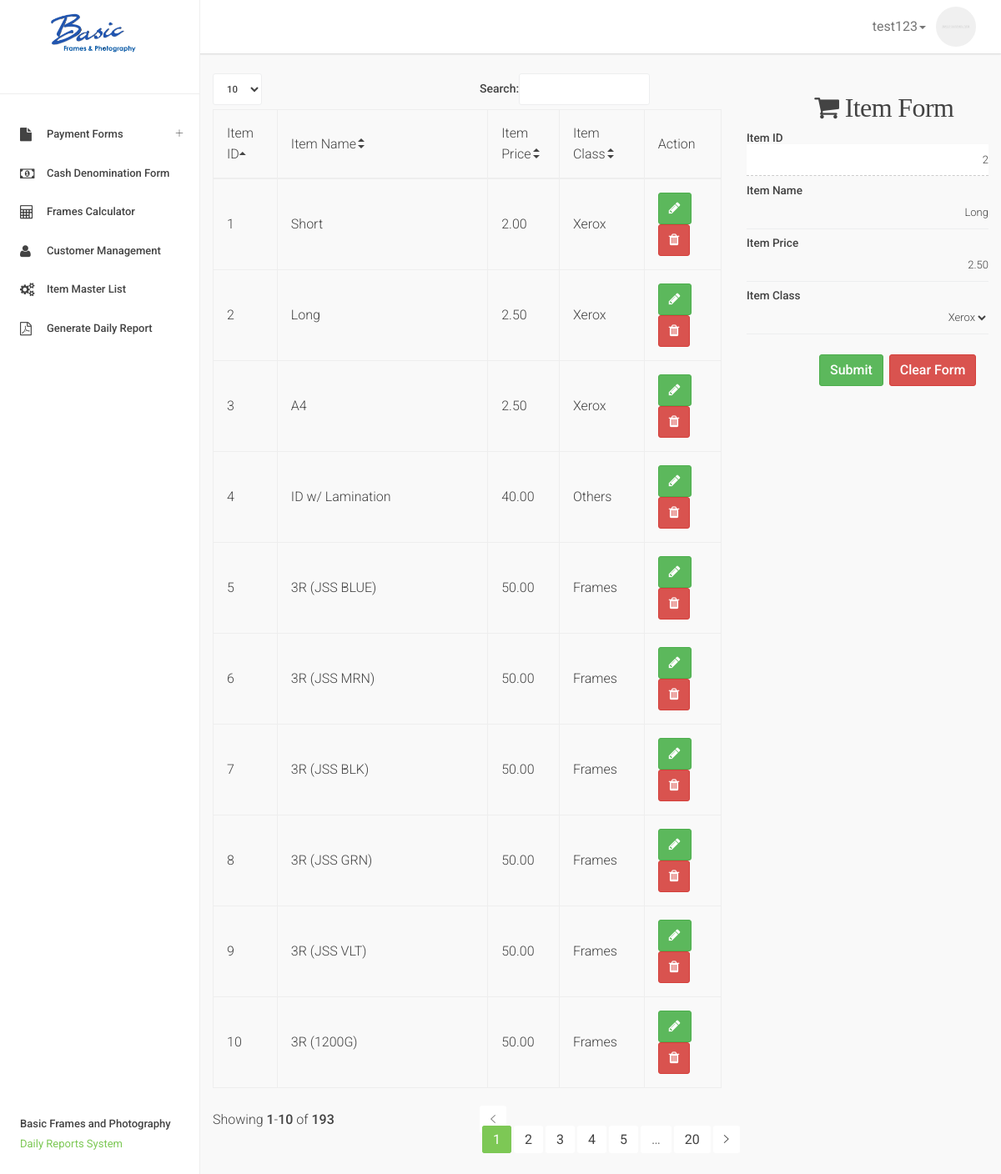
The app's page /item_master_list.php?edit_id=2 (signed in) with its own data.
### tables this page shows
CREATE TABLE `item_master_list` (
  `id` int(50) NOT NULL AUTO_INCREMENT,
  `item_name` varchar(50) DEFAULT NULL,
  `price` varchar(50) DEFAULT NULL,
  `item_class` varchar(50) DEFAULT NULL,
  PRIMARY KEY (`id`)
);

### functions/retrieve_item_master_list_table.php (the view, shortened to what this page needs)
<?php
include('connection.php');
$sql = "SELECT * FROM item_master_list";
$result = $conn->query($sql);
	if ($result->num_rows > 0) {
	  while($row = $result->fetch_assoc()) {
	  	if($row['price'] != ""){
	  		$color = "";
	  	}else{
	  		$color = "red";
	  	}
	  	echo "<tr style='color:".$color.";'>";
	  	echo "<td>".$row['id']."</td>";
	  	echo "<td>".$row['item_name']."</td>";
	  	echo "<td>".$row['price']."</td>";
	  	echo "<td>".$row['item_class']."</td>";
	  	echo "<td>
	  	<a href='item_master_list.php?edit_id=".$row['id']."'><button id='edit_item' class='btn btn-success' data-toggle='tooltip' data-placement='left' title='Edit Item'><i class='fa fa-pencil'></i></button></a>
	  	<a href='item_master_list.php?delete_id=".$row['id']."'><button id='delete_item' class='btn btn-danger' data-toggle='tooltip' data-placement='right' title='Delete Item'><i class='fa fa-trash'></i></button></a>
	  	</td>";
	  	echo "</tr>";
	  }
	}else{
	}
?>

### records on screen
item_master_list: id "1", item_name "Short", price "2.00", item_class "Xerox"
item_master_list: id "2", item_name "Long", price "2.50", item_class "Xerox"
item_master_list: id "3", item_name "A4", price "2.50", item_class "Xerox"
item_master_list: id "4", item_name "ID w/ Lamination", price "40.00", item_class "Others"
item_master_list: id "5", item_name "3R (JSS BLUE)", price "50.00", item_class "Frames"
item_master_list: id "6", item_name "3R (JSS MRN)", price "50.00", item_class "Frames"
item_master_list: id "7", item_name "3R (JSS BLK)", price "50.00", item_class "Frames"
item_master_list: id "8", item_name "3R (JSS GRN)", price "50.00", item_class "Frames"
item_master_list: id "9", item_name "3R (JSS VLT)", price "50.00", item_class "Frames"
item_master_list: id "10", item_name "3R (1200G)", price "50.00", item_class "Frames"

### other values on screen
$_SESSION['username'] "test123"
form field item_class "Xerox"
